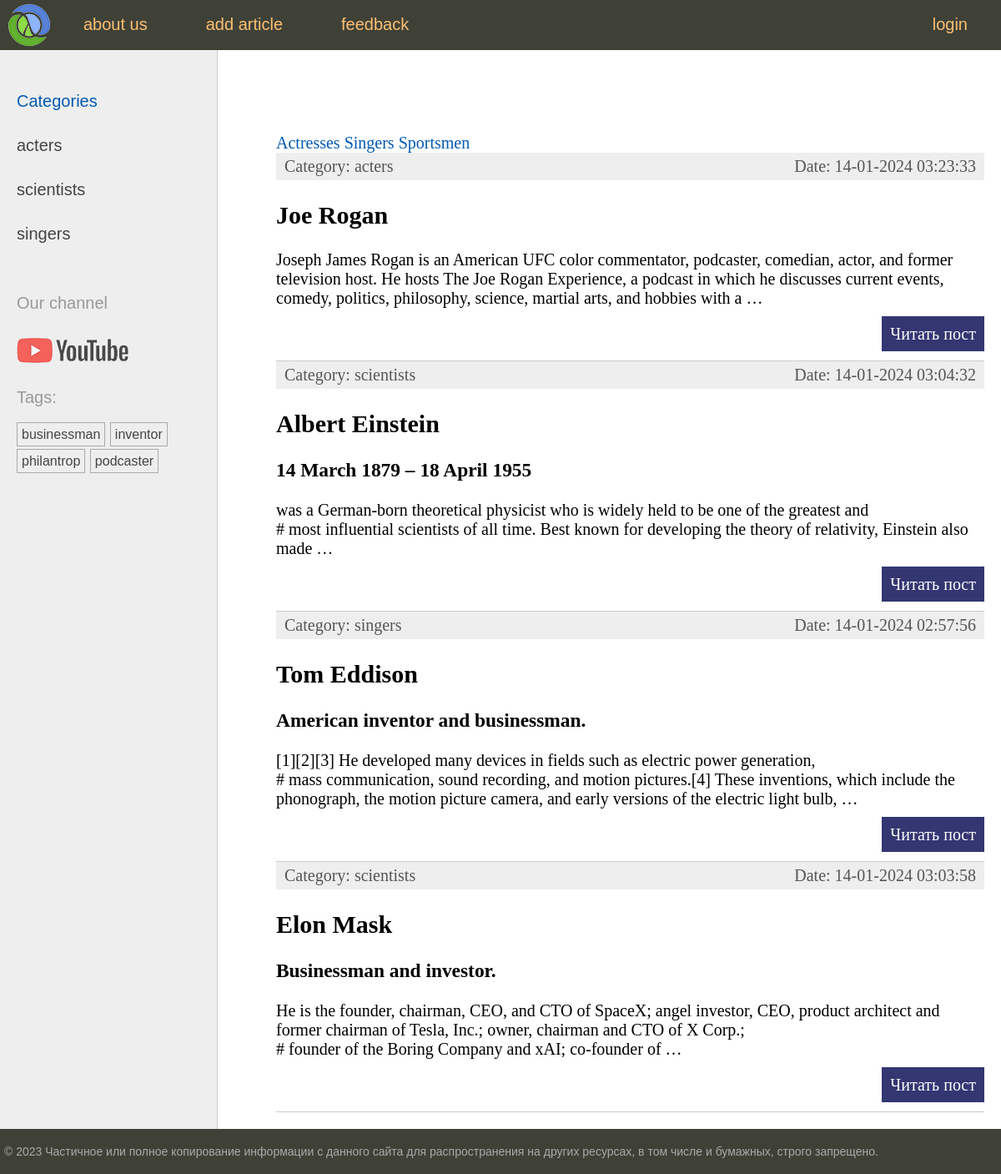
Before: /men/ with the older database file.
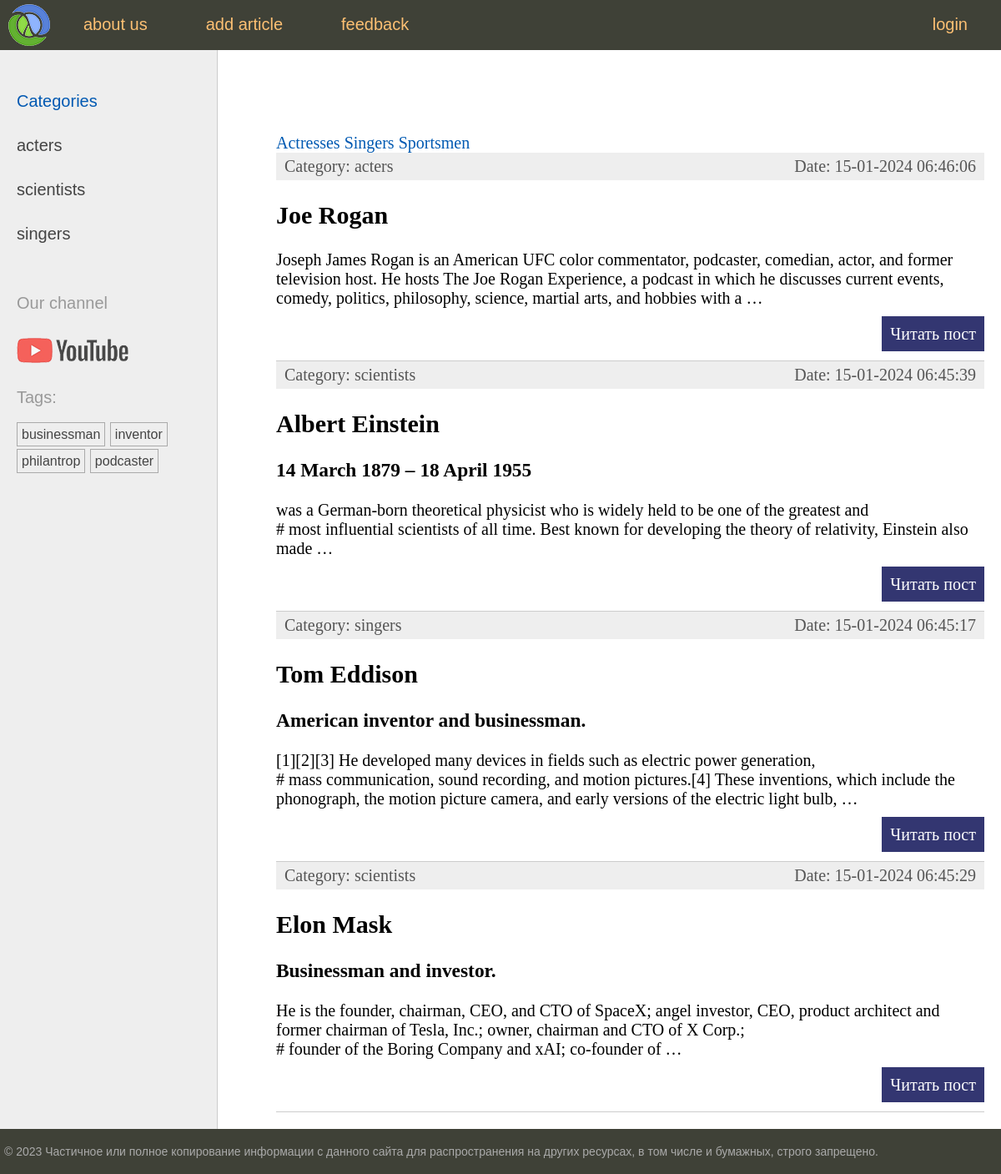
After: the same page with the newer database file.
### men/models.py (models this page shows, shortened)
class Category(models.Model):
    name = models.CharField(max_length=100, db_index=True, verbose_name='name_of_category')
    slug = models.SlugField(max_length=255, unique=True, db_index=True)
    class Meta:
        verbose_name = 'Category'
        verbose_name_plural = 'Categories'
    def get_absolute_url(self):
        return reverse('category', kwargs={'cat_slug': self.slug}) # key cat_slug we take from url where <slug:cat_slug> and then in out template we can just insert in link {{ cat.get_absolute_url }}

class TagPost(models.Model):
    tag = models.CharField(max_length=100, db_index=True)
    slug = models.SlugField(max_length=255, unique=True, db_index=True)

class Men(models.Model):
    class Status(models.IntegerChoices): #class Status(can be any name) for field is_published, 1 publ, 0 not,
        DRAFT = 0, 'draft'
        PUBLISHED = 1, 'published'
    title = models.CharField(max_length=255, verbose_name='My_title') # verbose_name changes the name of the columns in django admin panel
    slug = models.SlugField(max_length=255, unique=True, db_index=True)#db_index displays articles faster
    content = models.TextField(blank=True)
    time_created = models.DateTimeField(auto_now_add=True)
    time_updated = models.DateTimeField(auto_now=True)
    is_published = models.BooleanField(choices=tuple(map(lambda x: (bool(x[0]), x[1]), (Status.choices))), #crutch for admin panel which helps properly display 'draft' and 'published' posts and alter them there/(helps to work a widget) we need to do it to convert integerChoices into booleanfield
                                       default=Status.DRAFT)
    cat = models.ForeignKey('Category', on_delete=models.CASCADE, related_name='posts') #CASCADE is not parameter() it is function, and here we pass a link on the function
    tags = models.ManyToManyField('TagPost', blank=True, related_name='tags')#tags-manager #related_name - to get a list of articles through tags that are connected with them
    wife = models.OneToOneField('Wife', on_delete=models.SET_NULL, null=True, blank=True, related_name='husband')
    objects = models.Manager()
    published = PublishManager()
    class Meta:
        verbose_name = 'Famous men' # changes the name of the class in django admin panel
        verbose_name_plural = 'Famous men' # to remove letter s at the end of the word in django admin panel
        ordering = ['-time_created'] #returns posts after sorting it by time
        indexes = [models.Index(fields=['-time_created'])]
    def get_absolute_url(self):
        return reverse('post', kwargs={'post_slug': self.slug}) # key post_slug we take from urls where <slug:post_slug>

### men/views.py (the view)
# urls.py: path('', views.index, name='index'),
def index(request):
    posts = Men.published.all().select_related('cat') # Manager published returns only published posts
    context = {'title': 'main page',
               'menu': menu,
               'posts': posts,
               'cat_selected': 0
               }
    return render(request, 'index.html', context) #render handles template and returns it to the client

### men/models.py (called while the page is built)
     def get_queryset(self):
         return super().get_queryset().filter(is_published=Men.Status.PUBLISHED)

### men/templatetags/men_tags.py (called while the page is built)
@register.inclusion_tag('list_categories.html')# this tag is to mark a category a selected person belongs to( category turns blue)
def show_categories(cat_selected=0):
    cats = Category.objects.annotate(total=Count('posts')).filter(total__gt=0)
    return {'cats': cats, 'cat_selected': cat_selected}

@register.inclusion_tag('list_tags.html')
def show_all_tags():
    return {'tags': TagPost.objects.annotate(total=Count('tags')).filter(total__gt=0)}

### templates/index.html (shortened to what this page needs)
{% extends 'base.html' %}
{% block content %}
{% include 'include/nav.html' %}
<ul class="list-articles">
	{% for p in posts %}
		<li><div class="article-panel">
	<p class="first">Category: {{ p.cat.name }}</p>
	<p class="last">Date: {{ p.time_updated|date:'d-m-Y H:i:s' }}</p>
		</div>
				<h2>{{p.title}}</h2>
    {% autoescape off %}
	{{p.content|linebreaks|truncatewords:40}}
    {% endautoescape %}
			<p class="link-read-post"><a href="{{ p.get_absolute_url }}">Читать пост</a></p>
			</li>
	{% endfor %}
</ul>
{% endblock %}

### templates/base.html (shortened to what this page needs)
{% load static %}
{% load men_tags %}
<html>
<head>
	<link type="text/css" href="{% static 'men/css/styles.css' %}" rel="stylesheet" />
</head>
<body>
<table class="table-page" border=0 cellpadding="0" cellspacing="0">
<tr><td valign=top>
{% block mainmenu %}
		<div class="header">
			<ul id="mainmenu" class="mainmenu">
			<li class="logo"><a href="{% url 'index' %}"><div class="logo"></div></a></li>
{% for m in menu %}
	{% if not forloop.last %}<li>{% else %}<li class="last">{% endif %}
		<a href="{% url m.url_name  %}">{{m.title}}</a></li>
{% endfor %}
			</ul>
		</div>
{% endblock mainmenu %}
<table class="table-content" border=0 cellpadding="0" cellspacing="0">
<tr>
	<td valign="top" class="left-chapters">
	<ul id="leftchapters">
		{% if cat_selected == 0  %}
		<li class="selected">Categories</li>
		{% else %}
		<li><a href="{% url 'index'  %}">Categories</a></li>
		{% endif %}
		{% show_categories cat_selected %}
		<li class="share">
		<p>Our channel</p>
		<a class="share-yt" href="https://www.youtube.com/channel/UClJzWfGWuGJL2t-3dYKcHTA/playlists" target="_blank" rel="nofollow"></a>
		</li>
		<li>{% show_all_tags %}</li>
	</ul>
</td>
<td valign="top" class="content">
	<div class="content-text">
{% block content %}
{% endblock %}
	</div>
</td></tr></table>
</td></tr>
<tr><td valign=top>
	<div id="footer">
		<p>&copy; 2023 Частичное или полное копирование информации с данного сайта для распространения на других ресурсах, в том числе и бумажных, строго запрещено.</p>
	</div>
</td></tr></table>
</body>
</html>

### templates/list_categories.html
        {% for cat in cats %}
		{% if cat.id == cat_selected %}
		<li class="selected">{{ cat.name }}</li>
		{% else %}
		<li><a href="{{ cat.get_absolute_url }}">{{ cat.name }}</a></li>
		{% endif %}
		{% endfor %}

### templates/list_tags.html
{% if tags %}
    <p>Tags:</p>
    <ul class="tags-list" >
        {% for t in tags %}
            <li><a href="{% url 'tag' t.slug %}">{{ t.tag }}</a></li>
        {% endfor %}
    </ul>
{% endif %}

### templates/include/nav.html
<nav>
    <a href="#" >Actresses</a>
    <a href="#" >Singers</a>
    <a href="#" >Sportsmen</a>
</nav>

Changed rows visible on the page:
changed Men "Joe Rogan": time_updated "14-01-2024 03:23:33" → "15-01-2024 06:46:06"
changed Men "Albert Einstein": time_updated "14-01-2024 03:04:32" → "15-01-2024 06:45:39"
changed Men "Tom Eddison": time_updated "14-01-2024 02:57:56" → "15-01-2024 06:45:17"
changed Men "Elon Mask": time_updated "14-01-2024 03:03:58" → "15-01-2024 06:45:29"
